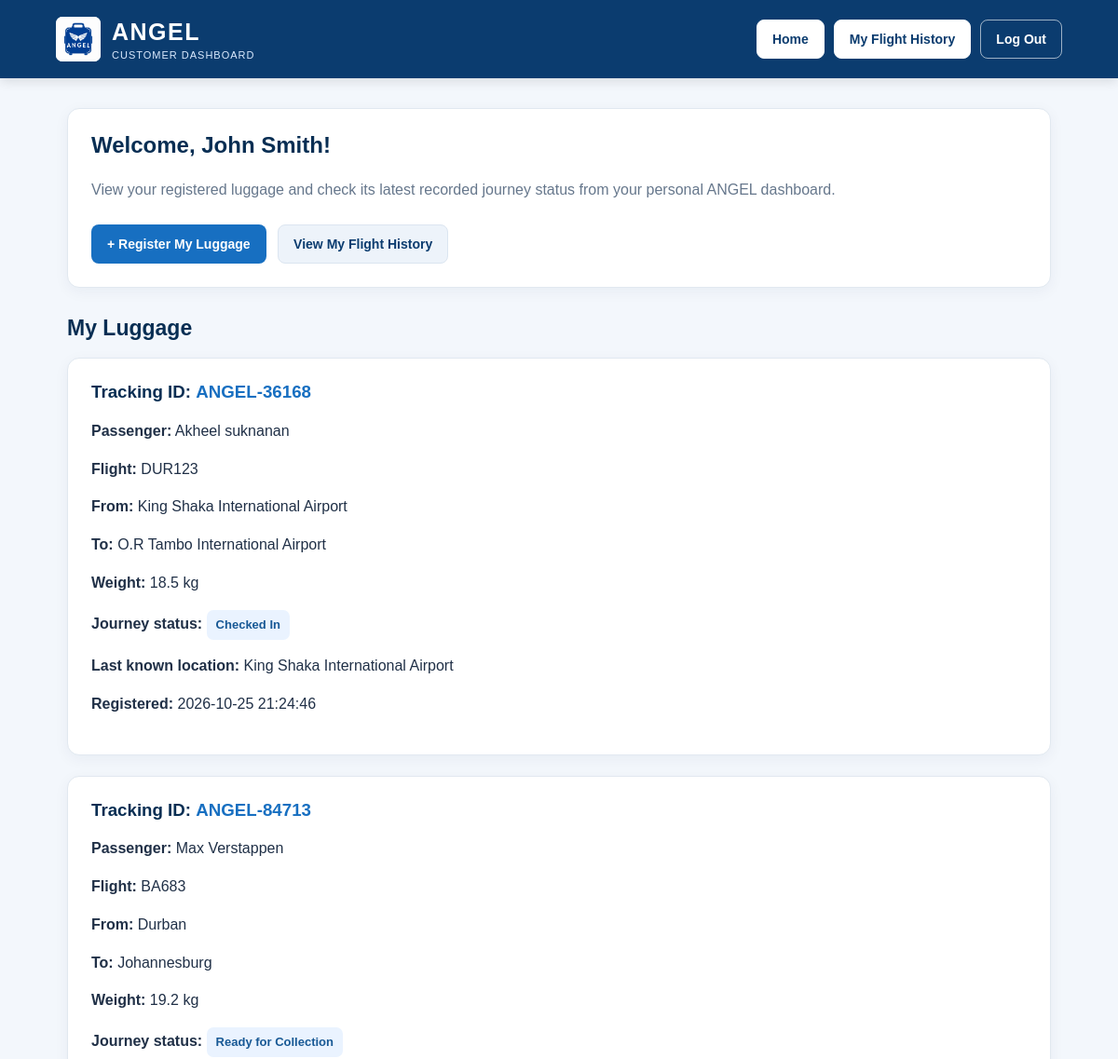
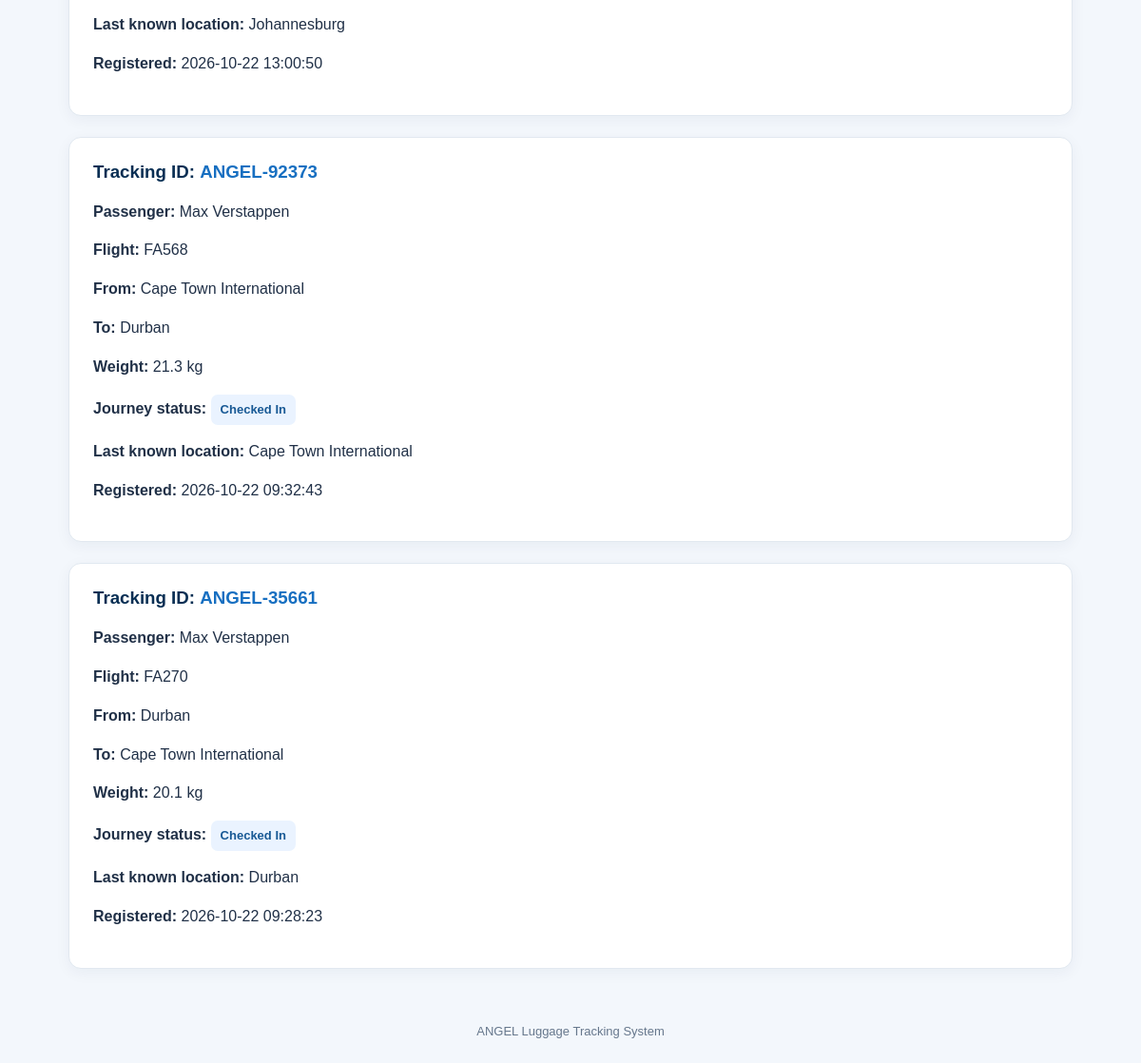
Screenshot of /user-dashboard (signed in) with the database file from the repository (2 pictures, top to bottom).
### tables this page shows
CREATE TABLE users (
            id INTEGER PRIMARY KEY AUTOINCREMENT,
            full_name TEXT NOT NULL,
            username TEXT UNIQUE NOT NULL,
            password_hash TEXT NOT NULL,
            status TEXT NOT NULL DEFAULT 'Active'
        );

CREATE TABLE luggage (
            id INTEGER PRIMARY KEY AUTOINCREMENT,
            tracking_id TEXT UNIQUE NOT NULL,
            passenger TEXT NOT NULL,
            flight TEXT NOT NULL,
            origin TEXT NOT NULL,
            destination TEXT NOT NULL,
            weight TEXT NOT NULL,
            status TEXT NOT NULL,
            location TEXT NOT NULL
        , journey_status TEXT, alert_status TEXT, registered_at TEXT, user_id INTEGER);

### app.py (the view)
@app.route("/user-dashboard")
def user_dashboard():
    if "user_id" not in session:
        return redirect(url_for("user_login"))
    connection = get_db()
    user = connection.execute("""
        SELECT id, full_name, status
        FROM users
        WHERE id = ?
    """, (session["user_id"],)).fetchone()
    if user is None or user["status"] != "Active":
        connection.close()
        session.pop("user_id", None)
        session.pop("user_name", None)
        flash("Your account is unavailable. Please contact support.")
        return redirect(url_for("user_login"))
    luggage = connection.execute("""
        SELECT tracking_id, passenger, flight, origin, destination,
               weight, status, location, journey_status, alert_status,
               registered_at
        FROM luggage
        WHERE user_id = ?
        ORDER BY id DESC
    """, (user["id"],)).fetchall()
    connection.close()
    return render_template(
        "user_dashboard.html",
        customer_name=user["full_name"],
        luggage=luggage
    )

### app.py (called while the page is built)
def get_db():
    connection = sqlite3.connect(DATABASE)
    connection.row_factory = sqlite3.Row
    return connection

### templates/user_dashboard.html (shortened to what this page needs)
<!DOCTYPE html>
<html lang="en">
<head>
    <link rel="stylesheet" href="{{ url_for('static', filename='css/mobile-responsive.css') }}">
</head>
<body>
<header class="dashboard-header">
    <a
        href="{{ url_for('home') }}"
        class="brand-link"
        aria-label="Return to ANGEL homepage"
        title="Return to homepage"
    >
        <img
            src="{{ url_for('static', filename='images/angel-logo.png') }}"
            alt=""
            onerror="this.style.display='none'"
        >
        <span class="brand-text">
            <strong>ANGEL</strong>
            <small>CUSTOMER DASHBOARD</small>
        </span>
    </a>
    <nav class="header-nav">
        <a href="{{ url_for('home') }}">
            Home
        </a>
        <a href="{{ url_for('flights') }}">
            My Flight History
        </a>
        <a
            href="{{ url_for('user_logout') }}"
            class="logout-button"
        >
            Log Out
        </a>
    </nav>
</header>
<main>
    <section class="welcome">
        <h1>Welcome, {{ customer_name }}!</h1>
        <p>
            View your registered luggage and check its latest recorded
            journey status from your personal ANGEL dashboard.
        </p>
        <a
            href="{{ url_for('register_customer_luggage') }}"
            class="button"
        >
            + Register My Luggage
        </a>
        <a
            href="{{ url_for('flights') }}"
            class="button button-secondary"
        >
            View My Flight History
        </a>
    </section>
    <h2 class="section-heading">My Luggage</h2>
    {% if luggage %}
        {% for bag in luggage %}
            <section class="luggage-card">
                <h3>
                    Tracking ID:
                    <span class="tracking-id">
                        {{ bag["tracking_id"] }}
                    </span>
                </h3>
                <p>
                    <strong>Passenger:</strong>
                    {{ bag["passenger"] }}
                </p>
                <p>
                    <strong>Flight:</strong>
                    {{ bag["flight"] or "Not recorded" }}
                </p>
                <p>
                    <strong>From:</strong>
                    {{ bag["origin"] or "Not recorded" }}
                </p>
                <p>
                    <strong>To:</strong>
                    {{ bag["destination"] or "Not recorded" }}
                </p>
                <p>
                    <strong>Weight:</strong>
                    {{ bag["weight"] or "Not recorded" }}
                </p>
                <p>
                    <strong>Journey status:</strong>
                    <span class="status">
                        {{ bag["journey_status"] or bag["status"] or "Unknown" }}
                    </span>
                </p>
                <p>
                    <strong>Last known location:</strong>
                    {{ bag["location"] or "Not recorded" }}
                </p>
                <p>
                    <strong>Registered:</strong>
                    {{ bag["registered_at"] or "Not recorded" }}
                </p>
            </section>
        {% endfor %}
    {% endif %}
</main>
<footer>
    ANGEL Luggage Tracking System
</footer>
</body>
</html>

### static/css/mobile-responsive.css (style rules this page uses)
*, *::before, *::after { box-sizing: border-box; }
html { -webkit-text-size-adjust: 100%; text-size-adjust: 100%; scroll-behavior: smooth; }
body { min-width: 0; max-width: 100%; }
img, svg, video, canvas, iframe { max-width: 100%; }

### templates/user_dashboard.html (style rules this page uses)
:root { --navy: #0b3c6f; --navy-dark: #082e53; --blue: #176fc1; --background: #f3f7fc; --text: #203047; --muted: #66778c; --border: #e1e8f0; --green: #18794e; }
* { box-sizing: border-box; }
body { margin: 0; font-family: Arial, Helvetica, sans-serif; background: var(--background); color: var(--text); }
.dashboard-header { display: flex; align-items: center; justify-content: space-between; gap: 22px; flex-wrap: wrap; padding: 18px 5%; background: var(--navy); color: white; box-shadow: 0 3px 12px rgba(0, 0, 0, 0.12); }
.brand-link { display: inline-flex; align-items: center; gap: 12px; color: white; text-decoration: none; border-radius: 8px; }
.brand-link img { display: block; width: 48px; height: 48px; object-fit: contain; border-radius: 7px; background: white; }
.brand-text strong { display: block; font-size: 25px; letter-spacing: 1.5px; }
.brand-text small { display: block; margin-top: 4px; font-size: 11px; font-weight: 400; letter-spacing: 1px; color: #dbeafe; }
.header-nav { display: flex; align-items: center; gap: 10px; flex-wrap: wrap; }
.header-nav a { display: inline-flex; align-items: center; justify-content: center; min-height: 42px; padding: 10px 16px; border: 1px solid white; border-radius: 8px; background: white; color: var(--navy); text-decoration: none; font-size: 14px; font-weight: 700; transition: background 0.2s ease, color 0.2s ease; }
.header-nav a.logout-button { background: transparent; border-color: rgba(255, 255, 255, 0.6); color: white; }
main { max-width: 1100px; margin: 32px auto; padding: 0 22px; }
.welcome, .luggage-card { padding: 25px; margin-bottom: 22px; background: white; border: 1px solid var(--border); border-radius: 13px; box-shadow: 0 4px 16px rgba(21, 49, 79, 0.05); }
.welcome h1, .welcome h2 { margin-top: 0; color: var(--navy-dark); }
.welcome p { color: var(--muted); line-height: 1.7; }
.section-heading { margin: 30px 0 18px; color: var(--navy-dark); font-size: 23px; }
.button { display: inline-flex; align-items: center; justify-content: center; gap: 7px; min-height: 42px; padding: 11px 16px; margin: 8px 8px 0 0; border: 1px solid transparent; border-radius: 8px; background: var(--blue); color: white; text-decoration: none; font-size: 14px; font-weight: 700; transition: background 0.2s ease; }
.button-secondary { background: #edf3fa; border-color: #dbe5f0; color: var(--navy); }
.luggage-card h3 { margin-top: 0; color: var(--navy-dark); }
.tracking-id { color: var(--blue); font-weight: 800; }
.luggage-card p { line-height: 1.55; overflow-wrap: anywhere; }
.status { display: inline-block; padding: 6px 10px; background: #eaf3ff; color: #185995; border-radius: 7px; font-size: 13px; font-weight: 700; }
footer { padding: 26px 15px; text-align: center; color: var(--muted); font-size: 13px; }

### rows the page displays
users: full_name "John Smith"
luggage: tracking_id "ANGEL-36168", passenger "Akheel suknanan", flight "DUR123", origin "King Shaka International Airport", destination "O.R Tambo International Airport", weight "18.5 kg", journey_status "Checked In", location "King Shaka International Airport", registered_at "2026-10-25 21:24:46"
luggage: tracking_id "ANGEL-84713", passenger "Max Verstappen", flight "BA683", origin "Durban", destination "Johannesburg", weight "19.2 kg", journey_status "Ready for Collection", location "Johannesburg", registered_at "2026-10-22 13:00:50"
luggage: tracking_id "ANGEL-92373", passenger "Max Verstappen", flight "FA568", origin "Cape Town International", destination "Durban", weight "21.3 kg", journey_status "Checked In", location "Cape Town International", registered_at "2026-10-22 09:32:43"
luggage: tracking_id "ANGEL-35661", passenger "Max Verstappen", flight "FA270", origin "Durban", destination "Cape Town International", weight "20.1 kg", journey_status "Checked In", location "Durban", registered_at "2026-10-22 09:28:23"
